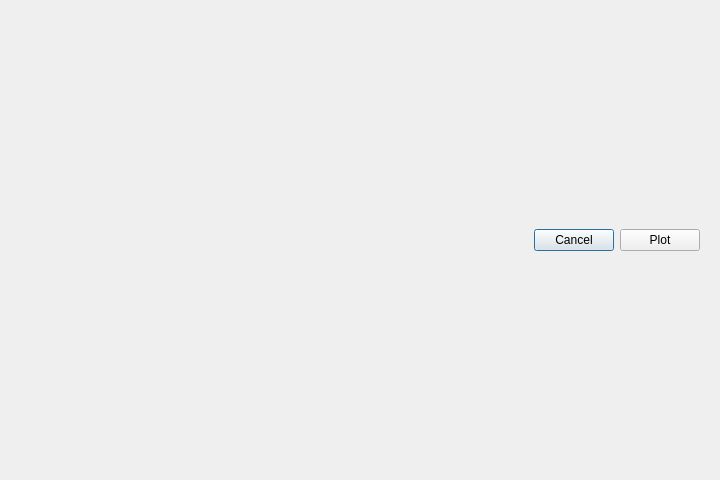
<?xml version="1.0" encoding="UTF-8"?>
<ui version="4.0">
 <class>Dialog</class>
 <widget class="QDialog" name="Dialog">
  <property name="geometry">
   <rect>
    <x>0</x>
    <y>0</y>
    <width>720</width>
    <height>480</height>
   </rect>
  </property>
  <property name="minimumSize">
   <size>
    <width>720</width>
    <height>480</height>
   </size>
  </property>
  <property name="windowTitle">
   <string>Dialog</string>
  </property>
  <layout class="QVBoxLayout" name="verticalLayout_2" stretch="9,0">
   <item>
    <layout class="QVBoxLayout" name="image"/>
   </item>
   <item>
    <widget class="QFrame" name="horizontalFrame">
     <property name="minimumSize">
      <size>
       <width>0</width>
       <height>60</height>
      </size>
     </property>
     <property name="maximumSize">
      <size>
       <width>16777215</width>
       <height>60</height>
      </size>
     </property>
     <layout class="QHBoxLayout" name="horizontalLayout">
      <item>
       <spacer name="spacer">
        <property name="orientation">
         <enum>Qt::Orientation::Horizontal</enum>
        </property>
        <property name="sizeHint" stdset="0">
         <size>
          <width>40</width>
          <height>20</height>
         </size>
        </property>
       </spacer>
      </item>
      <item>
       <widget class="QPushButton" name="cancel">
        <property name="text">
         <string>Cancel</string>
        </property>
       </widget>
      </item>
      <item>
       <widget class="QPushButton" name="plot">
        <property name="text">
         <string>Plot</string>
        </property>
       </widget>
      </item>
     </layout>
    </widget>
   </item>
  </layout>
 </widget>
 <resources/>
 <connections/>
</ui>
